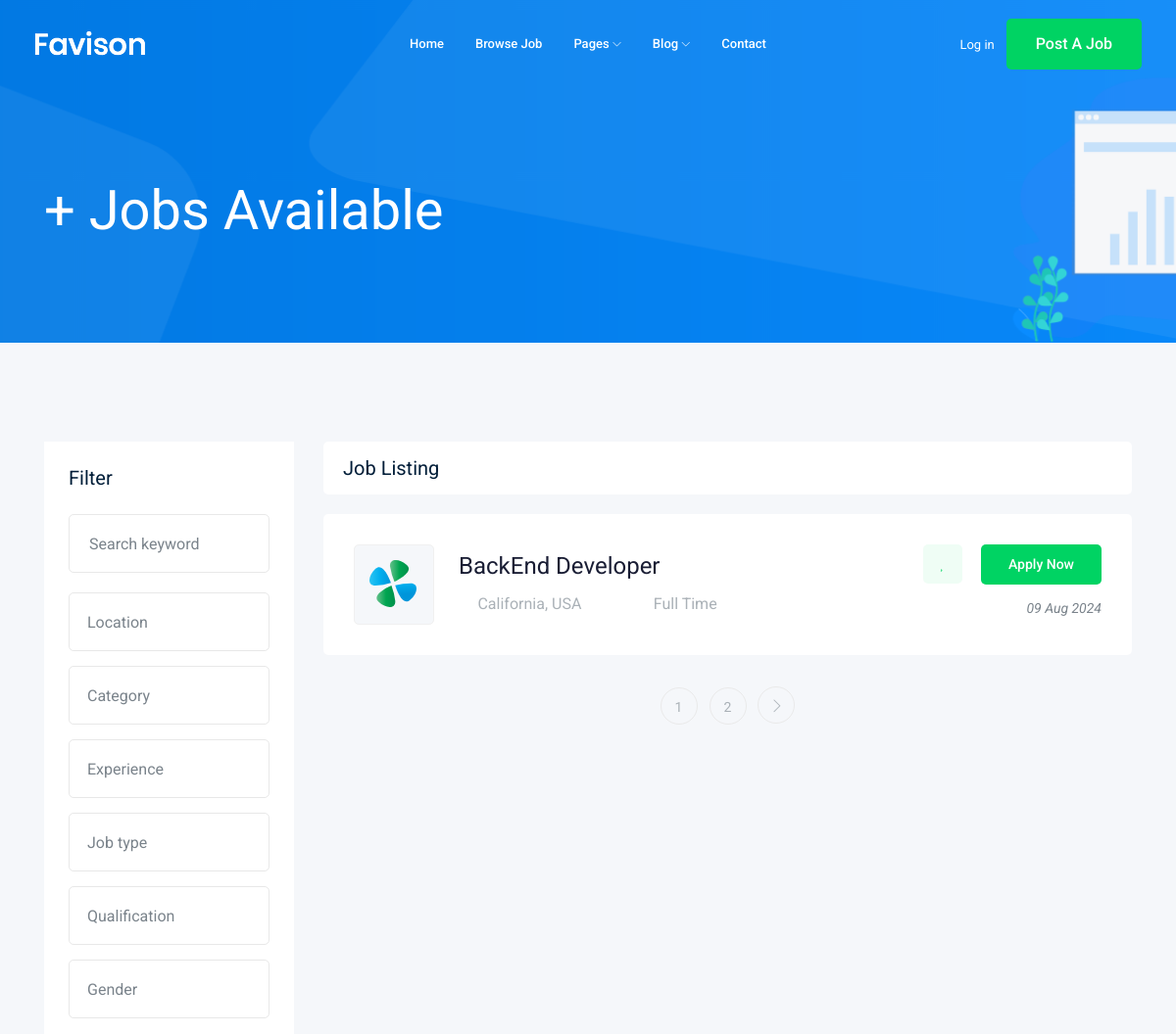
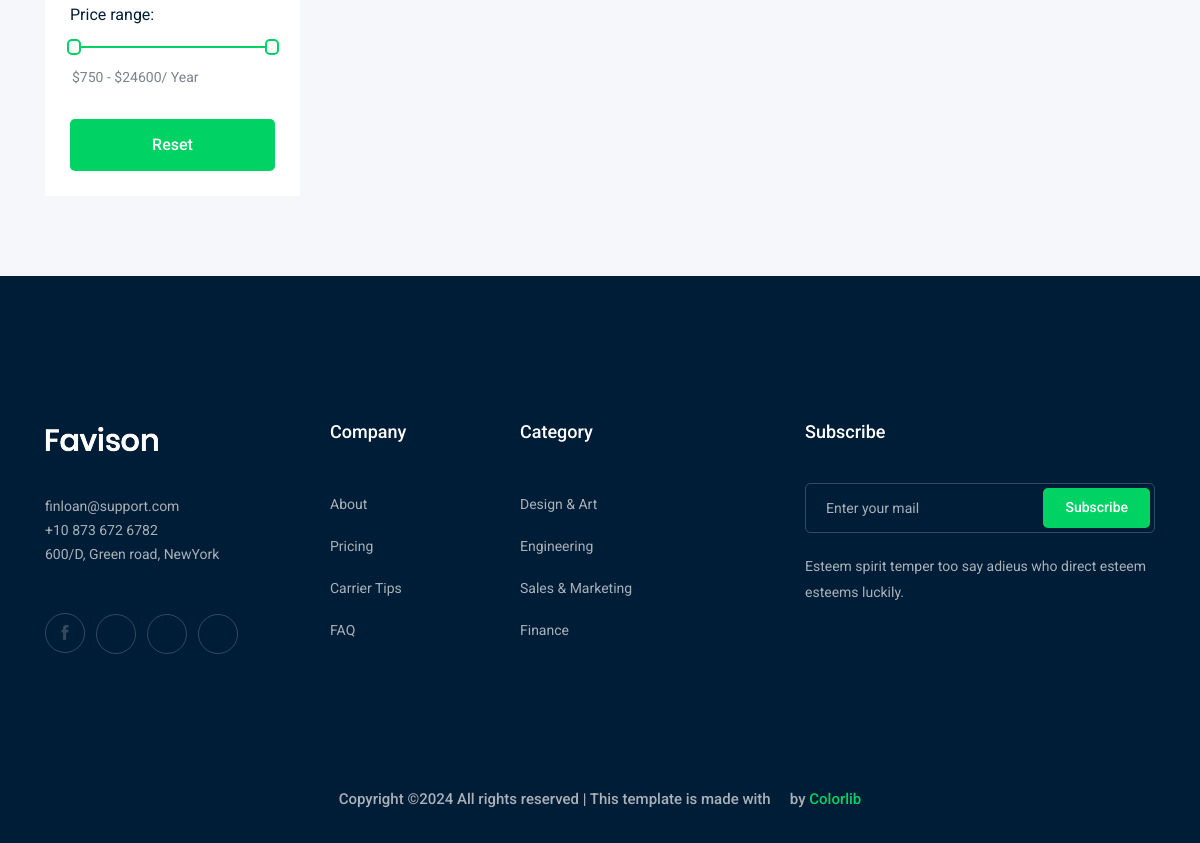
Screenshot of /jobs/ with the database file from the repository (2 pictures, top to bottom).
### job/models.py (models this page shows, shortened)
class Job(models.Model):
    title = models.CharField(max_length=100) # Column
    job_type = models.CharField(max_length=100 ,choices=JOB_TYPE)
    description= models.TextField(max_length=1000)
    published_at= models.DateTimeField(auto_now=True)
    Vacancy= models.IntegerField(default=1)
    salary= models.IntegerField(default=0)
    experience= models.IntegerField(default=0)
    category= models.ForeignKey('Category',on_delete=models.CASCADE)
    image= models.ImageField(upload_to=image_upload)
    slug = models.SlugField(blank=True,null=True)

### job/views.py (the view)
# urls.py: path('',views.job_list ),
def job_list(request) :
    job_list=Job.objects.all()
    paginator = Paginator(job_list, 1) # Show 25 contacts per page.
    page_number = request.GET.get("page")
    page_obj = paginator.get_page(page_number)
    context= {'jobs':page_obj} # template context name
    return render(request,'job/job_list.html',context)

### job/templates/job/job_list.html (shortened to what this page needs)
{% extends "base.html" %}
{% block content %}
    <div class="bradcam_area bradcam_bg_1">
        <div class="container">
            <div class="row">
                <div class="col-xl-12">
                    <div class="bradcam_text">
                        <h3> {{jobs.count}}+ Jobs Available </h3>
                    </div>
                </div>
            </div>
        </div>
    </div>
    <div class="job_listing_area plus_padding">
        <div class="container">
            <div class="row">
                <div class="col-lg-3">
                    <div class="job_filter white-bg">
                        <div class="form_inner white-bg">
                            <h3>Filter</h3>
                            <form action="#">
                                <div class="row">
                                    <div class="col-lg-12">
                                        <div class="single_field">
                                            <input type="text" placeholder="Search keyword">
                                        </div>
                                    </div>
                                    <div class="col-lg-12">
                                    </div>
                                    <div class="col-lg-12">
                                    </div>
                                    <div class="col-lg-12">
                                    </div>
                                    <div class="col-lg-12">
                                    </div>
                                    <div class="col-lg-12">
                                    </div>
                                    <div class="col-lg-12">
                                    </div>
                                </div>
                            </form>
                        </div>
                        <div class="range_wrap">
                            <label for="amount">Price range:</label>
                            <div id="slider-range"></div>
                            <p>
                                <input type="text" id="amount" readonly style="border:0; color:#7A838B; font-size: 14px; font-weight:400;">
                            </p>
                        </div>
                        <div class="reset_btn">
                            <button  class="boxed-btn3 w-100" type="submit">Reset</button>
                        </div>
                    </div>
                </div>
                <div class="col-lg-9">
                    <div class="recent_joblist_wrap">
                        <div class="recent_joblist white-bg ">
                            <div class="row align-items-center">
                                <div class="col-md-6">
                                    <h4>Job Listing</h4>
                                </div>
                            </div>
                        </div>
                    </div>
                    <div class="job_lists m-0">
                        <div class="row">
                            {% for job in jobs %}
                            <div class="col-lg-12 col-md-12">
                                <div class="single_jobs white-bg d-flex justify-content-between">
                                    <div class="jobs_left d-flex align-items-center">
                                        <div class="thumb">
                                            <img src="img/svg_icon/1.svg" alt="">
                                        </div>
                                        <div class="jobs_conetent">
                                            <a href="{% url 'jobs:job_detail' job.slug %}"><h4>{{ job.title }}</h4></a>
                                            <div class="links_locat d-flex align-items-center">
                                                <div class="location">
                                                    <p> <i class="fa fa-map-marker"></i>California, USA</p>
                                                </div>
                                                <div class="location">
                                                    <p> <i class="fa fa-clock-o"></i> {{job.job_type}}</p>
                                                </div>
                                            </div>
                                        </div>
                                    </div>
                                    <div class="jobs_right">
                                        <div class="apply_now">
                                            <a class="heart_mark" href="#"> <i class="fa fa-heart"></i> </a>
                                            <a href="{% url 'jobs:job_detail' job.slug %}" class="boxed-btn3">Apply Now</a>
                                        </div>
                                        <div class="date">
                                            <p>{{ job.published_at|date:'d M o' }}</p>
                                        </div>
                                    </div>
                                </div>
                                {% endfor %}
                            </div>
                        </div>
                        <div class="row">
                            <div class="col-lg-12">
                                <div class="pagination_wrap">
                                    <ul>
                                        {% for i in jobs.paginator.page_range %}
                                            <li><a href="?page={{i}}"><span>{{i}}</span></a></li>
                                        {% endfor %}
                                        {% if jobs.has_next %}
                                            <li><a href="?page={{jobs.next_page_number}}"> <i class="ti-angle-right"></i> </a></li>
                                        {% endif %}
                                    </ul>
                                </div>
                            </div>
                        </div>
                    </div>
                </div>
            </div>
        </div>
    </div>
{% endblock %}

### rows the page displays
Job: title "BackEnd Developer", job_type "Full Time", published_at "09 Aug 2024"

### other values shown
{{ i }} "1" "2"
